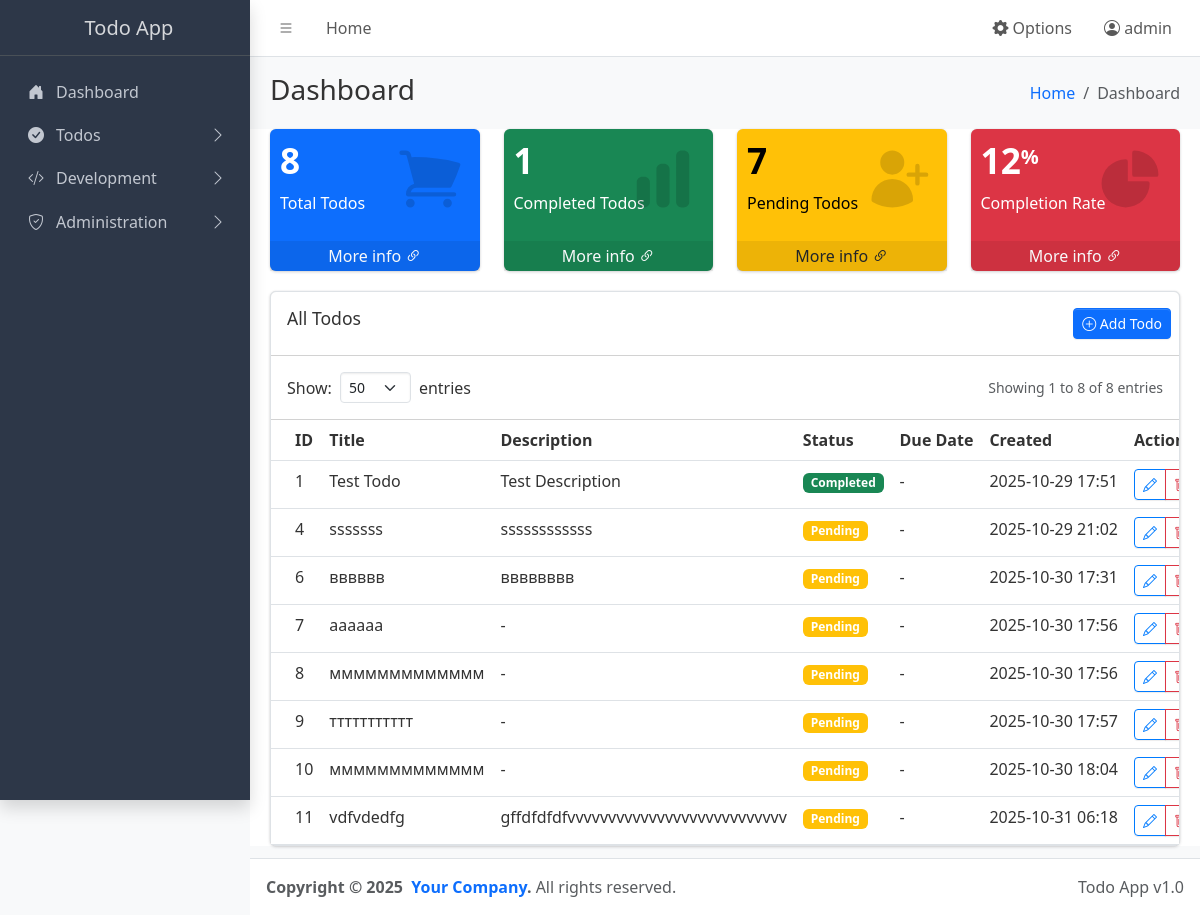
The page /dashboard (signed in) on the database its author committed.
### app.py (models this page shows, shortened)
class User(UserMixin, db.Model):
    id = db.Column(db.Integer, primary_key=True)
    username = db.Column(db.String(64), unique=True, nullable=False)
    email = db.Column(db.String(120), unique=True, nullable=False)
    password_hash = db.Column(db.String(128), nullable=False)
    role_id = db.Column(db.Integer, db.ForeignKey('role.id'), nullable=False)
    role = db.relationship('Role', backref=db.backref('users', lazy=True))
    created_at = db.Column(db.DateTime, default=datetime.utcnow)

class Todo(db.Model):
    id = db.Column(db.Integer, primary_key=True)
    title = db.Column(db.String(100), nullable=False)
    description = db.Column(db.Text)
    completed = db.Column(db.Boolean, default=False)
    created_at = db.Column(db.DateTime, default=datetime.utcnow)
    updated_at = db.Column(db.DateTime, default=datetime.utcnow, onupdate=datetime.utcnow)
    due_date = db.Column(db.DateTime, nullable=True)

### app.py (the view)
@app.route('/dashboard')
@login_required
def index():
    page = request.args.get('page', 1, type=int)
    per_page_value = get_option('per_page', session.get('per_page', 10), category='user_settings')
    if per_page_value is not None:
        per_page = int(per_page_value)
    else:
        per_page = 10
    query_per_page = request.args.get('per_page', type=int)
    if query_per_page and query_per_page in [5, 10, 25, 50, 100]:
        per_page = query_per_page
    if per_page not in [5, 10, 25, 50, 100]:
        per_page = 10
    pagination = Todo.query.paginate(page=page, per_page=per_page, error_out=False)
    todos = pagination.items
    return render_template('index.html', todos=todos, pagination=pagination, per_page=per_page)

### app.py (called while the page is built)
@app.before_request
def load_user_settings():
    if 'language' not in session:
        session['language'] = get_option('language', category='user_settings')
    if 'theme' not in session:
        session['theme'] = get_option('theme', category='user_settings')
    if 'per_page' not in session:
        session['per_page'] = get_option('per_page', category='user_settings')

def get_locale():
    try:
        lang = session.get('language')
        if not lang:
            lang = get_option('language', category='user_settings')
        if not lang:
            lang = request.accept_languages.best_match(app.config['BABEL_SUPPORTED_LOCALES'])
        return lang
    except:
        return app.config['BABEL_DEFAULT_LOCALE']

@login_manager.user_loader
def load_user(user_id):
    return User.query.get(int(user_id))

def get_option(name, default=None, user_id=None, category=None):
    option = Options.query.filter_by(name=name, user_id=user_id, category=category).first()
    return option.value if option else default

### templates/index.html (shortened to what this page needs)
{% extends "base.html" %}
{% block page_title %}Dashboard{% endblock %}
{% block breadcrumb %}{{ _('Dashboard') }}{% endblock %}
{% block content %}
<div class="row">
  <div class="col-lg-3 col-6">
    <div class="small-box text-bg-primary">
      <div class="inner">
        <h3>{{ todos|length }}</h3>
        <p>{{ _('Total Todos') }}</p>
      </div>
      <a
        href="{{ url_for('index') }}"
        class="small-box-footer link-light link-underline-opacity-0 link-underline-opacity-50-hover"
      >
        More info <i class="bi bi-link-45deg"></i>
      </a>
    </div>
  </div>
  <div class="col-lg-3 col-6">
    <div class="small-box text-bg-success">
      <div class="inner">
        <h3>{{ todos|selectattr('completed', 'equalto', True)|list|length }}</h3>
        <p>{{ _('Completed Todos') }}</p>
      </div>
      <a
        href="{{ url_for('index') }}"
        class="small-box-footer link-light link-underline-opacity-0 link-underline-opacity-50-hover"
      >
        More info <i class="bi bi-link-45deg"></i>
      </a>
    </div>
  </div>
  <div class="col-lg-3 col-6">
    <div class="small-box text-bg-warning">
      <div class="inner">
        <h3>{{ todos|selectattr('completed', 'equalto', False)|list|length }}</h3>
        <p>{{ _('Pending Todos') }}</p>
      </div>
      <a
        href="{{ url_for('index') }}"
        class="small-box-footer link-dark link-underline-opacity-0 link-underline-opacity-50-hover"
      >
        More info <i class="bi bi-link-45deg"></i>
      </a>
    </div>
  </div>
  <div class="col-lg-3 col-6">
    <div class="small-box text-bg-danger">
      <div class="inner">
        <h3>{{ (todos|selectattr('completed', 'equalto', True)|list|length / todos|length * 100)|round|int if todos else 0 }}<sup class="fs-5">%</sup></h3>
        <p>{{ _('Completion Rate') }}</p>
      </div>
      <a
        href="{{ url_for('index') }}"
        class="small-box-footer link-light link-underline-opacity-0 link-underline-opacity-50-hover"
      >
        More info <i class="bi bi-link-45deg"></i>
      </a>
    </div>
  </div>
</div>
<div class="row">
  <div class="col-12">
    <div class="card">
      <div class="card-header">
        <h3 class="card-title">{{ _('All Todos') }}</h3>
        <div class="card-tools">
          <a href="{{ url_for('new_todo') }}" class="btn btn-primary btn-sm">
            <i class="bi bi-plus-circle"></i> {{ _('Add Todo') }}
          </a>
        </div>
      </div>
      <div class="card-header">
        <div class="row align-items-center">
          <div class="col-sm-6">
            <div class="d-flex align-items-center">
              <label for="per_page" class="me-2">{{ _('Show') }}:</label>
              <select id="per_page" class="form-select form-select-sm" style="width: auto;" onchange="changePerPage(this.value)">
                <option value="50"{% if per_page == 50 %} selected{% endif %}>50</option>
              </select>
              <span class="ms-2">{{ _('entries') }}</span>
            </div>
          </div>
          <div class="col-sm-6">
            <div class="d-flex justify-content-end">
              <small class="text-muted">
                {% set start = pagination.page * pagination.per_page - pagination.per_page + 1 %}
                {% set end = (pagination.page * pagination.per_page) if (pagination.page * pagination.per_page) < pagination.total else pagination.total %}
                {{ _('Showing') }} {{ start }} {{ _('to') }} {{ end }} {{ _('of') }}
                {{ pagination.total }} {{ _('entries') }}
              </small>
            </div>
          </div>
        </div>
      </div>
      <div class="card-body table-responsive p-0">
        <table class="table table-hover text-nowrap">
          <thead>
            <tr>
              <th>ID</th>
              <th>{{ _('Title') }}</th>
              <th>{{ _('Description') }}</th>
              <th>{{ _('Status') }}</th>
              <th>{{ _('Due Date') }}</th>
              <th>{{ _('Created') }}</th>
              <th>{{ _('Actions') }}</th>
            </tr>
          </thead>
          <tbody>
            {% for todo in todos %}
            <tr>
              <td>{{ todo.id }}</td>
              <td>{{ todo.title }}</td>
              <td>{{ todo.description or '-' }}</td>
              <td>
                {% if todo.completed %}
                  <span class="badge text-bg-success">{{ _('Completed') }}</span>
                {% else %}
                  <span class="badge text-bg-warning">{{ _('Pending') }}</span>
                {% endif %}
              </td>
              <td>{{ todo.due_date.strftime('%Y-%m-%d') if todo.due_date else '-' }}</td>
              <td>{{ todo.created_at.strftime('%Y-%m-%d %H:%M') }}</td>
              <td>
                <div class="btn-group">
                  <a href="{{ url_for('edit_todo', id=todo.id) }}" class="btn btn-sm btn-outline-primary">
                    <i class="bi bi-pencil"></i>
                  </a>
                  <a href="{{ url_for('delete_todo', id=todo.id) }}" class="btn btn-sm btn-outline-danger"
                     onclick="return confirm('Are you sure you want to delete this todo?')">
                    <i class="bi bi-trash"></i>
                  </a>
                </div>
              </td>
            </tr>
            {% endfor %}
          </tbody>
        </table>
      </div>
    </div>
  </div>
</div>
{% endblock %}

### templates/base.html (shortened to what this page needs)
<!doctype html>
<html lang="{{ session.get('language', 'ru') }}" data-bs-theme="{{ session.get('theme', 'dark') }}">
  <head>
    <link
      rel="stylesheet"
      href="https://cdn.jsdelivr.net/npm/@fontsource/source-sans-3@5.0.12/index.css"
      media="print"
      onload="this.media='all'"
    />
    <link rel="stylesheet" href="https://cdnjs.cloudflare.com/ajax/libs/font-awesome/5.15.4/css/all.min.css">
    <link
      rel="stylesheet"
      href="https://cdn.jsdelivr.net/npm/overlayscrollbars@2.11.0/styles/overlayscrollbars.min.css"
    />
    <link
      rel="stylesheet"
      href="https://cdn.jsdelivr.net/npm/bootstrap-icons@1.13.1/font/bootstrap-icons.min.css"
    />
    <link rel="stylesheet" href="{{ url_for('static', filename='css/adminlte.min.css') }}" />
    <link rel="stylesheet" href="{{ url_for('static', filename='css/themes.css') }}" />
  </head>
  <body class="layout-fixed sidebar-expand-lg bg-body-tertiary">
    <div class="app-wrapper">
      <nav class="app-header navbar navbar-expand bg-body">
        <div class="container-fluid">
          <ul class="navbar-nav">
            <li class="nav-item">
              <a class="nav-link" data-lte-toggle="sidebar" href="#" role="button">
                <i class="bi bi-list"></i>
              </a>
            </li>
            <li class="nav-item d-none d-md-block">
              <a href="{{ url_for('index') }}" class="nav-link">{{ _('Home') }}</a>
            </li>
          </ul>
          <ul class="navbar-nav ms-auto">
            <li class="nav-item dropdown">
              <a class="nav-link" data-bs-toggle="dropdown" href="#" role="button" aria-expanded="false">
                <i class="bi bi-gear-fill"></i> {{ _('Options') }}
              </a>
            </li>
            {% if current_user.is_authenticated %}
            <li class="nav-item dropdown">
              <a class="nav-link" data-bs-toggle="dropdown" href="#" role="button" aria-expanded="false">
                <i class="bi bi-person-circle"></i> {{ current_user.username }}
              </a>
            </li>
            {% endif %}
          </ul>
        </div>
      </nav>
      <aside class="app-sidebar bg-body-secondary shadow" data-bs-theme="dark">
        <div class="sidebar-brand">
          <a href="{{ url_for('index') }}" class="brand-link">
            <span class="brand-text fw-light">{{ _('Todo App') }}</span>
          </a>
        </div>
        <div class="sidebar-wrapper">
          <nav class="mt-2">
            <ul
              class="nav sidebar-menu flex-column"
              data-lte-toggle="treeview"
              role="navigation"
              aria-label="Main navigation"
              data-accordion="false"
              id="navigation"
            >
              <li class="nav-item">
                <a href="{{ url_for('index') }}" class="nav-link">
                  <i class="nav-icon bi bi-house-door-fill"></i>
                  <p>{{ _('Dashboard') }}</p>
                </a>
              </li>
              <li class="nav-item">
                <a href="#" class="nav-link">
                  <i class="nav-icon bi bi-check-circle-fill"></i>
                  <p>
                    {{ _('Todos') }}
                  </p>
                </a>
              </li>
              <li class="nav-item">
                <a href="#" class="nav-link">
                  <i class="nav-icon bi bi-code-slash"></i>
                  <p>
                    {{ _('Development') }}
                  </p>
                </a>
              </li>
              {% if current_user.is_authenticated and current_user.role.name == 'admin' %}
              <li class="nav-item">
                <a href="#" class="nav-link">
                  <i class="nav-icon bi bi-shield-check"></i>
                  <p>
                    {{ _('Administration') }}
                  </p>
                </a>
              </li>
              {% endif %}
            </ul>
          </nav>
        </div>
      </aside>
      <main class="app-main">
        <div class="app-content-header">
          <div class="container-fluid">
            <div class="row">
              <div class="col-sm-6">
                <h3 class="mb-0">{% block page_title %}Dashboard{% endblock %}</h3>
              </div>
              <div class="col-sm-6">
                <ol class="breadcrumb float-sm-end">
                  <li class="breadcrumb-item"><a href="{{ url_for('index') }}">{{ _('Home') }}</a></li>
                  <li class="breadcrumb-item active" aria-current="page">{% block breadcrumb %}{{ _('Dashboard') }}{% endblock %}</li>
                </ol>
              </div>
            </div>
          </div>
        </div>
        <div class="app-content">
          <div class="container-fluid">
            {% block content %}{% endblock %}
          </div>
        </div>
      </main>
      <footer class="app-footer">
        <div class="float-end d-none d-sm-inline">Todo App v1.0</div>
        <strong>
          Copyright &copy; 2025&nbsp;
          <a href="#" class="text-decoration-none">Your Company</a>.
        </strong>
        All rights reserved.
      </footer>
    </div>
  </body>
</html>

### static/css/themes.css (style rules this page uses)
:root { --bg-color: #ffffff; --text-color: #333333; --sidebar-bg: #343a40; --card-bg: #ffffff; --border-color: #dee2e6; --table-hover: #f8f9fa; --navbar-bg: #ffffff; --input-bg: #ffffff; --dropdown-bg: #ffffff; --dropdown-hover: #f8f9fa; }
[data-bs-theme="dark"] { --bg-color: #1a1a1a; --text-color: #ffffff; --sidebar-bg: #2d3748; --card-bg: #2d3748; --border-color: #4a5568; --table-hover: #4a5568; --navbar-bg: #2d3748; --input-bg: #374151; --dropdown-bg: #374151; --dropdown-hover: #4a5568; }
body { background-color: var(--bg-color) !important; color: var(--text-color) !important; }
.app-sidebar { background-color: var(--sidebar-bg) !important; }
.card { background-color: var(--card-bg) !important; border-color: var(--border-color) !important; color: var(--text-color) !important; }
.table { background-color: var(--card-bg) !important; color: var(--text-color) !important; }
.table thead th { background-color: var(--card-bg) !important; color: var(--text-color) !important; border-color: var(--border-color) !important; }
.table tbody td { background-color: var(--card-bg) !important; color: var(--text-color) !important; border-color: var(--border-color) !important; }
.app-header.navbar { background-color: var(--navbar-bg) !important; }
.btn-outline-primary { border-color: #007bff !important; color: #007bff !important; }
.btn-outline-danger { border-color: #dc3545 !important; color: #dc3545 !important; }
.badge { color: white !important; }
.app-content { background-color: var(--bg-color) !important; }

### rows shown on the page
User: username "admin"
Todo: id "1", title "Test Todo", description "Test Description", due_date "-", created_at "2025-10-29 17:51"
Todo: id "4", title "sssssss", description "ssssssssssss", due_date "-", created_at "2025-10-29 21:02"
Todo: id "6", title "вввввв", description "вввввввв", due_date "-", created_at "2025-10-30 17:31"
Todo: id "7", title "аааааа", description "-", due_date "-", created_at "2025-10-30 17:56"
Todo: id "8", title "ммммммммммммм", description "-", due_date "-", created_at "2025-10-30 17:56"
Todo: id "9", title "ттттттттттт", description "-", due_date "-", created_at "2025-10-30 17:57"
Todo: id "10", title "ммммммммммммм", description "-", due_date "-", created_at "2025-10-30 18:04"
Todo: id "11", title "vdfvdedfg", description "gffdfdfdfvvvvvvvvvvvvvvvvvvvvvvvvvvv", due_date "-", created_at "2025-10-31 06:18"

### other values the page prints
{{ todos|length }} "8"
{{ todos|selectattr('completed', 'equalto', True)|list|length }} "1"
{{ todos|selectattr('completed', 'equalto', False)|list|length }} "7"
{{ start }} "1"
{{ end }} "8"
{{ pagination.total }} "8"
